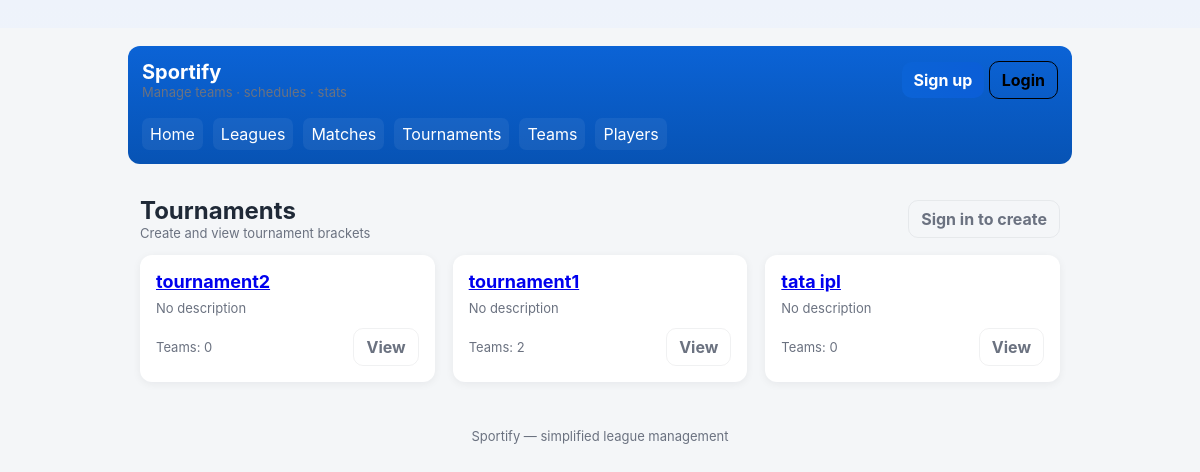
/tournaments/, run on the app's committed database.
### tournaments/models.py (models this page shows, shortened)
class Tournament(models.Model):
    name = models.CharField(max_length=200)
    teams = models.ManyToManyField(Team, blank=True)
    created_at = models.DateTimeField(auto_now_add=True)

### tournaments/views.py (the view)
# urls.py: path('', views.tournament_list, name='tournament_list'),
def tournament_list(request):
    tournaments = Tournament.objects.all().order_by('-id')
    return render(request, 'tournaments/tournament_list.html', {'tournaments': tournaments})

### templates/tournaments/tournament_list.html (shortened to what this page needs)
{% extends 'base.html' %}
{% block content %}
<div class="tournaments-wrap">
  <div class="head">
    <div>
      <h2 style="margin:0">Tournaments</h2>
      <div class="muted">Create and view tournament brackets</div>
    </div>
    <div>
      {% if request.user.is_authenticated %}
        <a class="btn" href="{% url 'tournaments:create_tournament' %}">Create Tournament</a>
      {% else %}
  <a class="btn ghost" href="{% url 'login' %}">Sign in to create</a>
      {% endif %}
    </div>
  </div>
  <div class="grid">
    {% for t in tournaments %}
      <article class="card" role="article" aria-labelledby="tourn-{{ t.pk }}-title">
        <div>
          <h3 id="tourn-{{ t.pk }}-title"><a href="{% url 'tournaments:bracket_view' t.pk %}">{{ t.name }}</a></h3>
          <div class="meta">{{ t.description|default:"No description" }}</div>
        </div>
        <div class="card-foot">
          <div class="muted">Teams: {{ t.teams.count }}</div>
          <a class="btn ghost" href="{% url 'tournaments:bracket_view' t.pk %}">View</a>
        </div>
      </article>
    {% empty %}
  <div class="card">No tournaments yet. {% if request.user.is_authenticated %}<a class="btn" href="{% url 'tournaments:create_tournament' %}">Create one</a>{% else %}<a class="btn ghost" href="{% url 'login' %}">Sign in</a>{% endif %}</div>
    {% endfor %}
  </div>
</div>
{% endblock %}

### templates/base.html (style rules this page uses)
:root { --bg:#f6f8fb; --card:#ffffff; --muted:#6b7280; --accent:#0d6efd; --accent-2:#0b5ed7; --radius:12px; --shadow: 0 6px 18px rgba(15,23,42,0.08); --shadow-sm: 0 2px 8px rgba(15,23,42,0.06); --max-width:1100px; --glass: rgba(255,255,255,0.65); font-family: Inter, ui-sans-serif, system-ui, -apple-system, "Segoe UI", Roboto, "Helvetica Neue", Arial; }
html,body { height:100%;margin:0;background:linear-gradient(180deg,#eef3fb 0%,var(--bg) 100%);color:#0f172a; }
.btn { display:inline-flex;align-items:center;gap:8px;padding:10px 16px;border-radius:10px;border:0;cursor:pointer;font-weight:700;text-decoration:none; }
.grid { display:grid;grid-template-columns:repeat(4,1fr);gap:16px;margin-top:22px; }
.card { background:var(--card);padding:18px;border-radius:12px;box-shadow:var(--shadow-sm);min-height:110px;position:relative;overflow:hidden; }
.muted { color:var(--muted) }
:root { --bg:#f4f6f8; --surface:#ffffff; --accent:#0b63d6; --muted:#6b7280; --radius:10px; --max:980px; }
* { box-sizing:border-box }
body { margin:0;font-family:Inter, system-ui, -apple-system, "Segoe UI", Roboto, Arial; background:var(--bg); color:#1f2937 }
.card { background:var(--surface);border-radius:var(--radius);box-shadow:0 6px 18px rgba(20,25,30,0.06);padding:16px;margin-bottom:14px }
.grid { display:grid;grid-template-columns:repeat(auto-fit,minmax(220px,1fr));gap:12px }
.btn { display:inline-block;padding:8px 12px;border-radius:8px;text-decoration:none;background:var(--accent);color:#fff;border:0;cursor:pointer }
.btn.ghost { background:transparent;color:#333;border:1px solid #e6e8eb }
.muted { color:var(--muted);font-size:13px }

### templates/tournaments/tournament_list.html (style rules this page uses)
.tournaments-wrap { max-width:1100px;margin:20px auto;padding:12px }
.head { display:flex;justify-content:space-between;align-items:center }
.grid { display:grid;grid-template-columns:repeat(auto-fit,minmax(240px,1fr));gap:18px;margin-top:14px }
.card { background:var(--card);padding:16px;border-radius:12px;box-shadow:var(--shadow-sm);display:flex;flex-direction:column;justify-content:space-between }
.card h3 { margin:0;font-size:18px }
.muted { color:var(--muted) }
.meta { font-size:13px;color:var(--muted);margin-top:8px }
.card-foot { display:flex;justify-content:space-between;align-items:center;margin-top:12px }
.btn { background:linear-gradient(90deg,var(--accent),var(--accent-2));color:#fff;padding:8px 12px;border-radius:10px;border:none;text-decoration:none }
.btn.ghost { background:transparent;color:var(--muted);border:1px solid rgba(15,23,42,0.06) }

### data on the page
Tournament: name "tournament2", description "No description", teams.count "0"
Tournament: name "tournament1", description "No description", teams.count "2"
Tournament: name "tata ipl", description "No description", teams.count "0"
